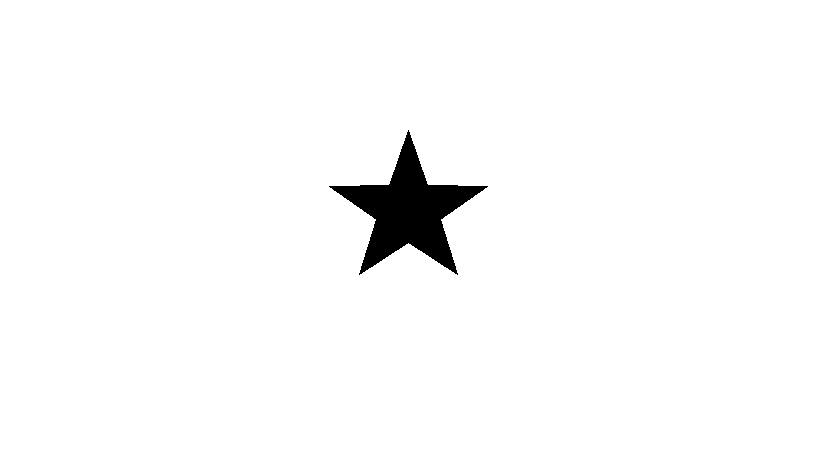
%> input picture grain.png, 819 x 460 px
$ octave LevelSet_centralDiff.m   (GNU Octave 9; MATLAB toolbox functions it lacks are replaced by stand-ins)
%> lines starting %> are read from the running program, lines starting %| are printed output that depends on the picture; in (x1, y1, x2, y2) boxes, pixels count from 0 and x2, y2 are one past the last pixel; in counts of white or black regions, pixels touching at a corner belong together; the program's own positions count from 1
%2D wave equation
close all;clear;clc;
format long e;
%%
n=250;
len=0.2;
U=-1*ones(n,n);
x=linspace(0,len,n);
y=linspace(0,len,n);
dx=x(2)-x(1);
dy=dx;
%% Initialization
% READ FROM IMAGE FILE
grain=imresize(rgb2gray(imread('grain.png')),[n,n]);
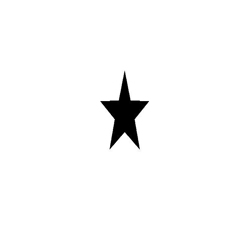
%> grain: size 250x250 uint8; min 0, max 255, mean 249.6
for i=1:n
    for j=1:n
        if grain(i,j)>127
            U(i,j)=1;
        else
            U(i,j)=-1;
        end
    end
end
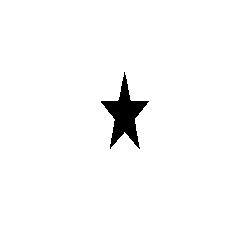
%> U: size 250x250 double; values -1 (black) and 1 (white), 97.9% white; 1 black region, box (x1, y1, x2, y2) and area: (101, 72, 149, 149) 1313
%%
figure(1)
[X,Y]=meshgrid(x,y);
h=pcolor(X,Y,U);
colormap(jet);
colorbar();
axis equal;
set(h,'EdgeColor','none');
drawnow;
%% Solution
a=1e35;
Kd=abs(a)*max(dx,dy)/2;
dt=0.9*0.5*min(dx^2,dy^2)/(abs(a)*max(dx,dy));
%%
V=U;
V=U;
time=0;
%> (the run ends here)
